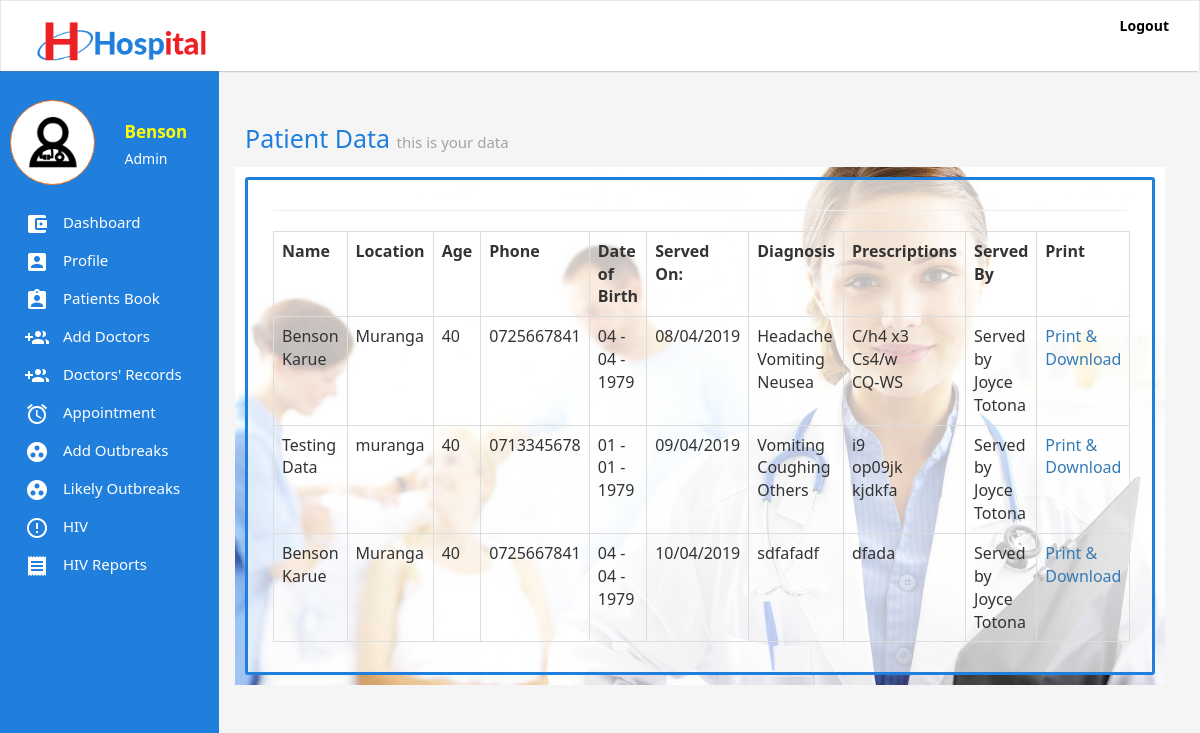
The page /patient-data.php (signed in) on the database its author committed.
### tables this page shows
CREATE TABLE IF NOT EXISTS `users` (
`id` int(11) NOT NULL,
  `firstName` varchar(255) NOT NULL,
  `secondName` varchar(255) NOT NULL,
  `email` varchar(255) NOT NULL,
  `password` varchar(255) NOT NULL,
  `token` varchar(255) NOT NULL,
  `status` int(11) NOT NULL,
  `phone` varchar(255) NOT NULL,
  `profile` varchar(255) DEFAULT NULL,
  `gender` varchar(255) NOT NULL,
  `role` varchar(255) DEFAULT NULL
);

CREATE TABLE IF NOT EXISTS `patients` (
`id` int(11) NOT NULL,
  `name` varchar(255) NOT NULL,
  `location` varchar(255) NOT NULL,
  `age` varchar(255) NOT NULL,
  `gender` varchar(255) NOT NULL,
  `phone` varchar(255) NOT NULL,
  `dateOfBirth` varchar(255) NOT NULL,
  `cTime` varchar(255) NOT NULL,
  `diagnosis` text NOT NULL,
  `prescription` text NOT NULL,
  `token` varchar(255) NOT NULL,
  `doctor` varchar(255) NOT NULL,
  `number` varchar(255) DEFAULT NULL,
  `pcondition` varchar(255) DEFAULT NULL
);

### classes/User.class.php (called while the page is built, shortened)
<?php
class User{
	public static function loggedIn(){
		if(isset($_COOKIE['emr-user']) && $_COOKIE['emr-user'] != ""){
			return true;
		}
		return false;
	}
	public static function get($token, $field){
		$query = Db::fetch("users", "$field", "token = ? ", $token, "", "", "" );
		$data = Db::num($query);
		return $data[0];
	}
}

### classes/Db.class.php (called while the page is built, shortened)
<?php
class Db{
	public static function connect(){
		try{
			$db = new PDO("mysql:host=".Config::DB_HOST.";dbname=".Config::DB_NAME,Config::DB_USER, Config::DB_PASSWORD);
			$db->setAttribute(PDO::ATTR_ERRMODE, PDO::ERRMODE_EXCEPTION);
		} catch(Exception $e){
			self::returnedSQlError($e);
		}
		return $db;
	}
	public static function fetch($table, $columns,  $whereClause, $whereValue, $orderBy, $limit, $groupBy){
		if($limit == ""){
			$limit = "";
		} else {
			$limit = " LIMIT $limit ";
		}
		if($orderBy == ""){
			$orderBy = "";
		} else {
			$orderBy = " ORDER BY $orderBy ";
		}
		if($groupBy == ""){
			$groupBy = "";
		} else {
			$groupBy = "GROUP BY $groupBy";
		}
		$con = self::connect();
		if($columns == ""){
			$query = $con->prepare("SELECT * FROM $table WHERE $whereClause $groupBy $orderBy $limit");
			if($whereValue != ""){
				if(is_array($whereValue)){
					$n = 0;
					$countWhereValue = count($whereValue);
					while($n < $countWhereValue){
						$paramsCount = $n + 1;
						$query->bindParam($paramsCount, $whereValue[$n]);
						$n++;
					}
				} else {
					$query->bindParam(1, $whereValue);
				}
			} else {
				$query = $con->prepare("SELECT * FROM $table  $groupBy $orderBy  $limit");
			}
		} else {
			$sql = "SELECT ";
			if(is_array($columns)){
				$colsCount = count($columns);
				$start = 0;
				while($start < $colsCount){
					$commas = $start + 1;
					if($commas == $colsCount){
						$sql .= $columns[$start]." ";
					} else {
						$sql .= $columns[$start].", ";
					}
					$start ++;
				}
			} else {
				$sql .= "$columns ";
			}
			if($whereValue != ""){
				$sql .= "FROM $table WHERE $whereClause $groupBy $orderBy $limit";
				$query = $con->prepare($sql);
				if(is_array($whereValue)){
					$n = 0;
					$countWhereValue = count($whereValue);
					while($n < $countWhereValue){
						$paramsCount = $n + 1;
						$query->bindParam($paramsCount, $whereValue[$n]);
						$n++;
					}
				} else {
					$query->bindParam(1, $whereValue);
				}
			} else {
				$sql .= "FROM $table $groupBy $orderBy $limit";
				$query = $con->prepare($sql);
			}
		}
		$query->execute();
		return $query;
	}
	public static function count($query){
		return $query->rowCount();
	}
	public static function assoc($query){
		return $query->fetch(PDO::FETCH_ASSOC);
	}
	public static function num($query){
		return $query->fetch(PDO::FETCH_NUM);
	}
}

### importance.php (called while the page is built, shortened)
<?php
if(User::loggedIn()){
	$token = $_COOKIE['emr-user'];
	$userFirstName = User::get($token, "firstName");
	$userToken = User::get($token, "token");
	$userStatus = User::get($token, "status");
	$userRole = User::get($token, "role");
	if($userStatus == 1){
		$userRole = "Admin";
	} else {
		$userRole = $userRole;
	}
}

### classes/Table.class.php (the view, shortened to what this page needs)
<?php
class Table{
	public static function start(){
		echo "<table class='table table-bordered table-stripped' >";
	}
	public static function header(array $heading){
		$headingData = "<tr>";
		for($i = 0; $i < count($heading); $i++ ){
			$headingData .= "<td><strong>".$heading[$i]."</strong></td>";
		}
		$headingData .= "</tr>";
		echo $headingData;
	}
	public static function body(array $body){
		$bodyData = "<tr>";
		for($j = 0; $j < count($body); $j++ ){
			$bodyData .= "<td>".$body[$j]."</td>";
		}
		$bodyData .= "</tr>";
		echo $bodyData;
	}
	public static function close(){
		echo "</table>";
	}
}

### inc/sidebar.inc.php (shortened to what this page needs)
<?php
if(User::loggedIn()){
	if($userStatus == 1){
	?>
	<div class='sidebar'>
		<div class='sidebar-area'>
			<div class='row' style='margin-bottom: 20px;'>
				<div class='col-md-6'>
					<div class='user-profile'>
						<img src='images/3678412 - doctor medical care medical help stethoscope.png' class='img-responsive' style='max-height: 80px;' />
					</div>
				</div>
				<div class='col-md-6'>
					<div class='user-names'>
						<?php echo "$userFirstName";  ?>
					</div>
					<div class='user-role'>
						<?php echo "$userRole";  ?>
					</div>
				</div>
			</div>
			<ul class='sidebar-menu'>
				<li><a href='index.php'><img class='sidebar-menu-icon' src='images/ic_account_balance_wallet_white_24dp.png'  /> Dashboard</a></li>
				<li><a href='profile.php?token=<?php echo $userToken; ?>'><img class='sidebar-menu-icon' src='images/ic_account_box_white_24dp.png'  /> Profile</a></li>
				<li><a href='patients.php'><img class='sidebar-menu-icon' src='images/ic_assignment_ind_white_24dp.png'  /> Patients Book</a></li>
				<li><a href='add-doctors.php'><img class='sidebar-menu-icon' src='images/ic_group_add_white.png'  /> Add Doctors</a></li>
				<li><a href='doctors-record.php'><img class='sidebar-menu-icon' src='images/ic_group_add_white.png'  /> Doctors' Records</a></li>
				<li><a href='appointments.php'><img class='sidebar-menu-icon' src='images/ic_alarm_white_24dp.png'  /> Appointment</a></li>
				<li><a href='add-outbreak.php'><img class='sidebar-menu-icon' src='images/ic_group_work_white_24dp.png'  /> Add Outbreaks</a></li>
				<li><a href='outbreaks.php'><img class='sidebar-menu-icon' src='images/ic_group_work_white_24dp.png'  /> Likely Outbreaks</a></li>
				<li><a href='hiv.php'><img class='sidebar-menu-icon' src='images/ic_error_outline_white_24dp.png'  /> HIV</a></li>
				<li><a href='reports.php'><img class='sidebar-menu-icon' src='images/ic_receipt_white_24dp.png'  /> HIV Reports</a></li>
			</ul>
		</div>
	</div>
	<?php
}
} else if(Patient::isPatientIn() ) {
?>
<div class='sidebar'>
		<div class='sidebar-area'>
			<div class='row' style='margin-bottom: 20px;'>
				<div class='col-md-6'>
					<div class='user-profile'>
						<img src='images/3678443 - ambulance fast fast hospital.png' class='img-responsive' style='max-height: 80px;' />
					</div>
				</div>
				<div class='col-md-6'>
					<div class='user-names'>
						<?php echo Patient::getP($_SESSION['patient'], "name");  ?>
					</div>
					<div class='user-role'>
						<?php echo "Patient";  ?>
					</div>
				</div>
			</div>
			<ul class='sidebar-menu'>
				<li><a href='patient-data.php'><img class='sidebar-menu-icon' src='images/ic_account_balance_wallet_white_24dp.png'  /> Your Data</a></li>
				<li><a href='book-appointments.php'><img class='sidebar-menu-icon' src='images/ic_alarm_white_24dp.png'  /> Book an Appointment</a></li>
				<li><a href='p-sent-appointments.php'><img class='sidebar-menu-icon' src='images/ic_alarm_white_24dp.png'  />Sent Appointments</a></li>
				<li><a href='p-reply-appointments.php'><img class='sidebar-menu-icon' src='images/ic_alarm_white_24dp.png'  />Replies</a></li>
				<li><a href='logout.php'><img class='sidebar-menu-icon' src='images/ic_group_work_white_24dp.png'  /> Logout</a></li>
			</ul>
		</div>
	</div>
<?php
}

### classes/Patient.class.php (shortened to what this page needs)
<?php
class Patient{
	public static function get($token, $field){
		$query = Db::fetch("patients", "$field", "token = ? ", $token, "", "", "");
		if(Db::count($query)){
			$data = Db::num($query);
			return $data[0];
		}
	}
	public static function getPatientData($patient){
		$query = Db::fetch("patients", "", "number = ? ", "$patient", "", "", "");
		Table::start();
		$heading = array("Name", "Location", "Age", "Phone", "Date of Birth", "Served On:", "Diagnosis", "Prescriptions", "Served By", "Print");
		Table::header($heading);
	    while($data = Db::assoc($query)){
			$token = $data['token'];
			$name = self::get($token, "name");
			$location = self::get($token, "location");
			$age = self::get($token, "age");
			$phone = self::get($token, "phone");
			$dateOfBirth = self::get($token, "dateOfBirth");
			$time = self::get($token, "cTime");
			$diagnosis = self::get($token, "diagnosis");
			$prescription = self::get($token, "prescription");
			$date = strftime(date("d/m/Y", $time));
			$doctor = self::get($token, "doctor");
			$doctorFirstName = User::get($doctor, "firstName");
			$doctorSecondName = User::get($doctor, "secondName");
			$servedBy = "Served by $doctorFirstName $doctorSecondName";
			Table::body(array($name, $location, $age, $phone, $dateOfBirth, $date, $diagnosis, $prescription, $servedBy, "<a href='print.php?patient=$token'>Print & Download</a>"));
		}
		Table::close();
	}
}

### css/main.css (style rules this page uses)
body { background: #F5F5F5; font-family: "Segoe UI", Frutiger, "Frutiger Linotype", "Dejavu Sans", "Helvetica Neue", Arial, sans-serif !important; }
.sidebar { position: relative; }
.sidebar .sidebar-area { z-index: 1; position: fixed; top: 50px; background: #207FDD; width: 219px; height: 100%; padding: 100px 10px 10px 10px; left: 0; top: 0; min-height: 500px; }
.sidebar-menu { padding: 0; }
.sidebar-menu li { list-style-type: none; }
.sidebar-menu li a { color: #fff; z-index: 999; display: block; text-decoration: none !important; padding: 7px 15px; font-size: 15px; }
.sidebar-menu-icon { margin-right: 10px; }
.user-profile { background: #fff; border: 1px solid #F2711D; padding: 15px; border-radius: 60px; }
.user-names { color: #FFFF02; font-weight: bold; font-size: 17px; margin: 20px 0px 5px 0px; }
.user-role { color: #FFF; }

### rows shown on the page
users: firstName "Benson", status "Admin"
patients: name "Benson Karue", location "Muranga", age "40", phone "0725667841", dateOfBirth "04 - 04 - 1979", j "08/04/2019", diagnosis "Headache Vomiting Neusea", prescription "C/h4 x3 Cs4/w CQ-WS", j "Served by Joyce Totona", j "Print & Download"
patients: name "Testing Data", location "muranga", age "40", phone "0713345678", dateOfBirth "01 - 01 - 1979", j "09/04/2019", diagnosis "Vomiting Coughing Others", prescription "i9 op09jk kjdkfa", j "Served by Joyce Totona", j "Print & Download"
patients: name "Benson Karue", location "Muranga", age "40", phone "0725667841", dateOfBirth "04 - 04 - 1979", j "10/04/2019", diagnosis "sdfafadf", prescription "dfada", j "Served by Joyce Totona", j "Print & Download"

### other values the page prints
$heading[$i] "Name"
$heading[$i] "Location"
$heading[$i] "Age"
$heading[$i] "Phone"
$heading[$i] "Date of Birth"
$heading[$i] "Served On:"
$heading[$i] "Diagnosis"
$heading[$i] "Prescriptions"
$heading[$i] "Served By"
$heading[$i] "Print"
